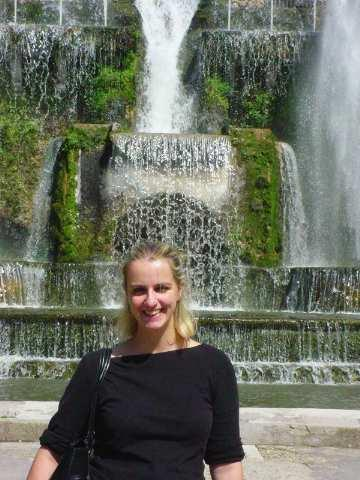
#> input picture image1.jpg, 360 x 480 px; its folder holds only this picture in this run
$ python -i edge_detection.py   (imports and definitions only)
#> lines starting #> are read from the running program, lines starting #| are printed output that depends on the picture; after the words box and inside, x2 and y2 are one past the last pixel; in counts of white or black regions, pixels touching at a corner belong together
# pip install pillow
from PIL import Image, ImageFilter
import os

directory = "test"


def generateDetection(file_path, dest_dir):

#> called with file_path = 'image1.jpg', dest_dir = 'out.png'
    print("LAPLACIAN: start detecting edge...\n...")

    # ต้อง run code ใน directory เดียวกับโปรแกรมไม่งั้นมันจะไม่เจอไฟล์
    # img = Image.open(r"../test/apple_85.jpg")
    img = Image.open(file_path)
#> img is the input picture: PIL image 360x480 RGB; mean R, G, B 107.2, 111.8, 98.3
    color_img = img

    # convert to grayscale
    img = img.convert("L")
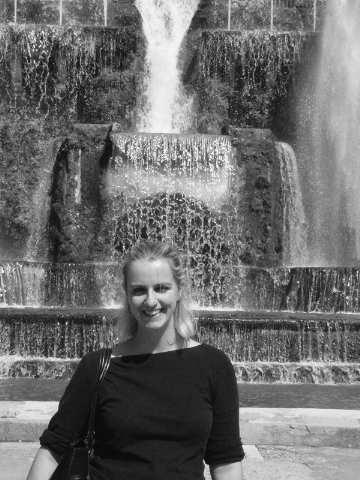
#> img: PIL image 360x480 L; min 0, max 255, mean 108.9

    # Calculating Edges using the passed laplacian Kernel
    final = img.filter(
        ImageFilter.Kernel((3, 3), (-1, -1, -1, -1, 8, -1, -1, -1, -1), 1, 0)
    )
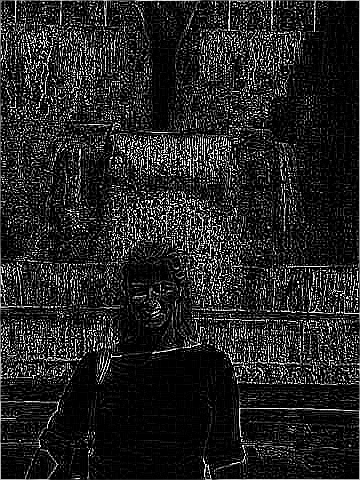
#> final: PIL image 360x480 L; min 0, max 255, mean 36

    file_name = file_path.split("/")[-1]
    final.save(f"./{dest_dir}/mask_edge.jpg")
    print("LAPLACIAN: saved edges...\n...")

    edges = {}
    threshold = 30

    # หลังจากเอาภาพผ่าน filter dot product มันจะได้ edge ขาวดำมา (ค่าสี 0 (ดำ) - 255(ขาว)) ค่าที่เป็นขอบจะเป็นสีขาว มีค่ามาก
    # ขอบของภาพที่เป็นขอบของภาพจริงๆจะถูกนับเป็นขอบด้วย เลยต้องเอา แถว/หลักที่ 1 กับ แถว/หลักสุดท้าย ออก

    for y in range(1, final.height - 1):
        found_left = False
        right_edge = 0

        for x in range(1, final.width - 1):
            if (
                final.getpixel((x, y)) > threshold
            ):  # ถ้าค่าสีใน pixel (x,y) สูงกว่า threshold ให้ถือว่าเป็นขอบ
                if not found_left:
                    edges[y] = [x]  # เก็บขอบซ้ายของแถว y
                    found_left = (
                        True  # ขอบซ้ายของแถว y คือ (x,y) อันแรกในแถว y ที่มากกว่า 10
                    )
                right_edge = x

        if y in edges:
            edges[y].append(
                right_edge
            )  # เก็บขอบขวาของแถว y ขอบขวาคือ (x,y) อันสุดท้ายในแถว y ที่มากกว่า 10

    # print(edges)

    final = final.convert("RGB")
#> final: PIL image 360x480 RGB

    for y in range(0, final.height):
        for x in range(0, final.width):
            if y in edges and (
                x >= edges[y][0] and x <= edges[y][1]
            ):  # ถ้า x อยู่ระหว่างขอบซ้ายและขอบขวาของแถว y แสดงว่ามันอยู่ในขอบ
                color_img.putpixel(
                    (x, y), (255, 255, 255)
                )  # แทนที่ด้วยสีเขียว rgb(255, 255, 255)
            else:
                color_img.putpixel((x, y), (0, 0, 0))
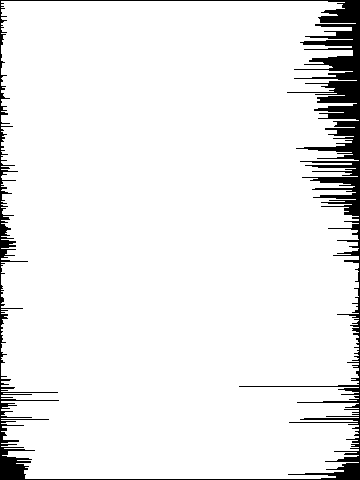
#> color_img: PIL image 360x480 RGB; 93.4% white; 1 black region, box (x1, y1, x2, y2) and area: (0, 0, 360, 480) 11441
                # ถ้าไม่เป็นขอบ ให้แทนทีด้วยสีดำ

    color_img.save(f"./{dest_dir}/mask.jpg")
    print("LAPLACIAN: pushed mask to ./upload!!")

def laplacianMask():
    generateDetection(r"./upload/crop.jpg", "upload")

# [7 lines of commented-out code are left out]

>>> result = generateDetection('image1.jpg', 'out.png')

$ run again, on image.png
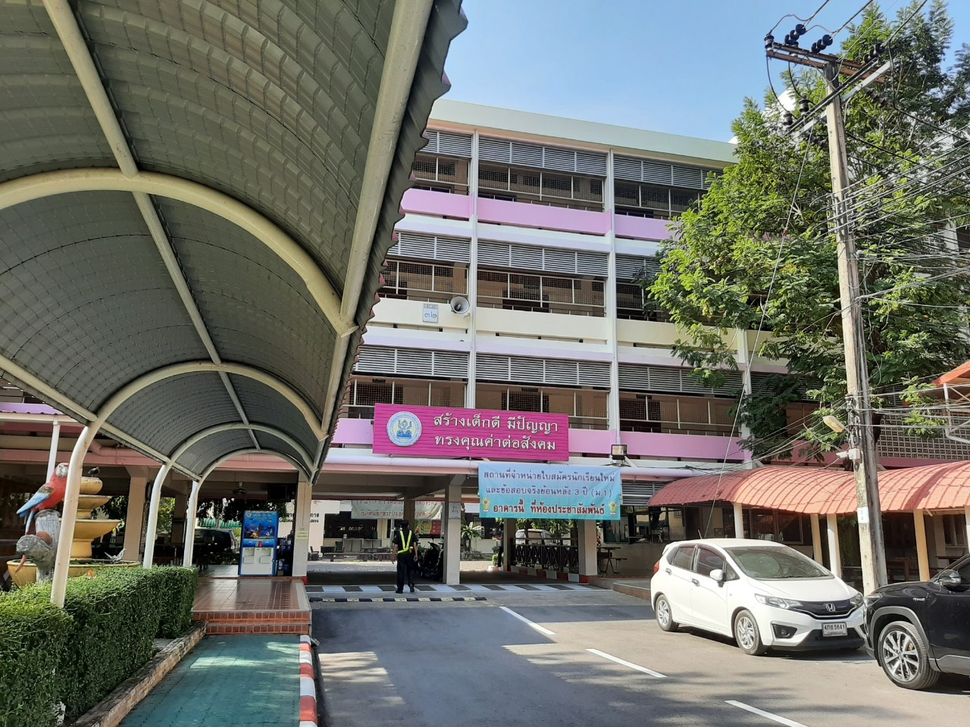
#> input picture image.png, 970 x 727 px, shrunk from 1280 x 960 before the run
#> in generateDetection, img is the input picture: PIL image 970x727 RGB; mean R, G, B 110.4, 111.7, 105.1
#> img: PIL image 970x727 L
#> in generateDetection, `final = img.filter( ImageFilter.Kernel((3, 3), (-1, -1, -1, -1, 8, -1,..`:
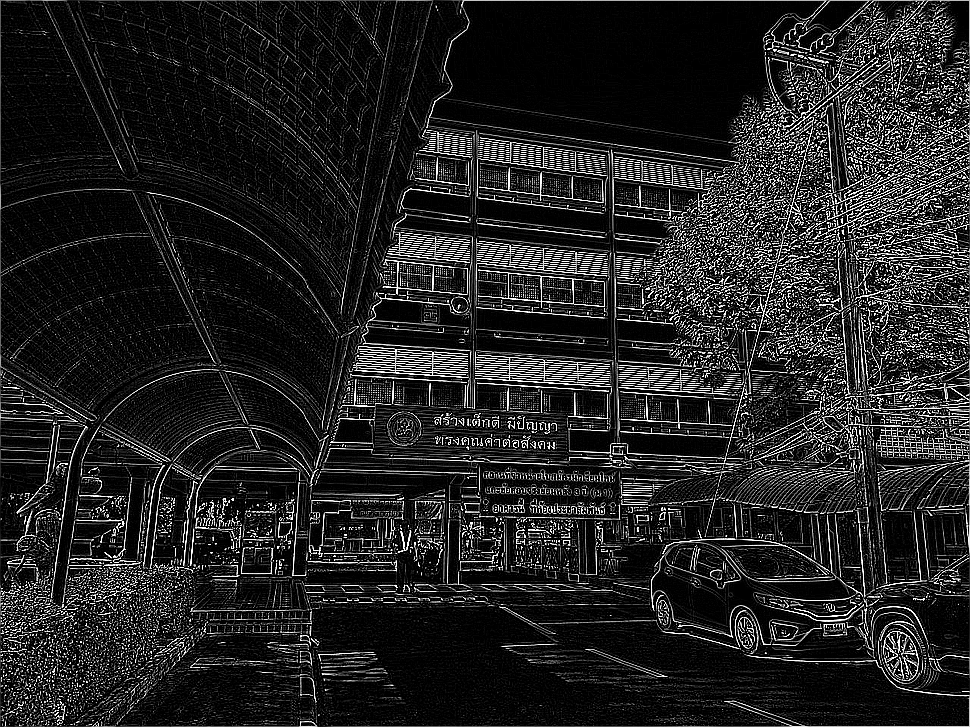
#> final: PIL image 970x727 L; min 0, max 255, mean 35.2
#> after the loop in generateDetection, `for y in range(0, final.height):`:
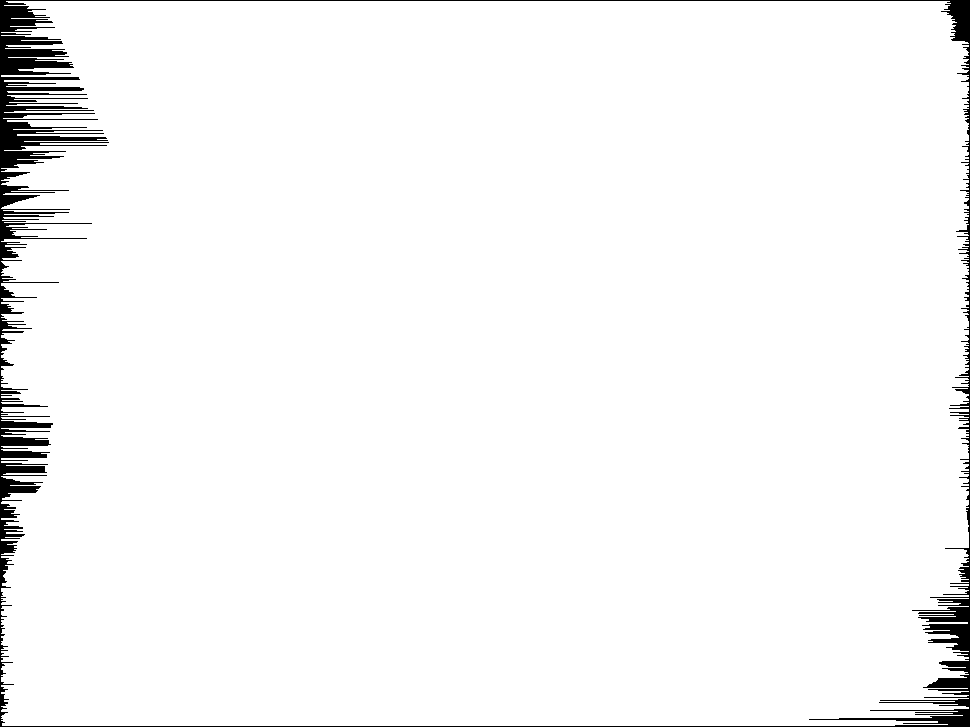
#> color_img: PIL image 970x727 RGB; 96.9% white; 1 black region, box (x1, y1, x2, y2) and area: (0, 0, 970, 727) 21715
